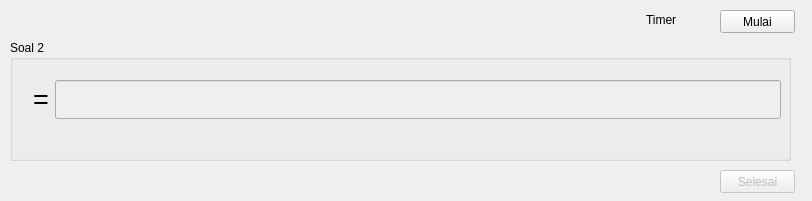
<?xml version="1.0" encoding="UTF-8"?>
<ui version="4.0">
 <class>Form</class>
 <widget class="QWidget" name="Form">
  <property name="geometry">
   <rect>
    <x>0</x>
    <y>0</y>
    <width>812</width>
    <height>201</height>
   </rect>
  </property>
  <property name="windowTitle">
   <string>Form</string>
  </property>
  <widget class="QGroupBox" name="groupBox">
   <property name="geometry">
    <rect>
     <x>10</x>
     <y>40</y>
     <width>781</width>
     <height>121</height>
    </rect>
   </property>
   <property name="title">
    <string>Soal 2</string>
   </property>
   <widget class="QWidget" name="gridLayoutWidget">
    <property name="geometry">
     <rect>
      <x>10</x>
      <y>20</y>
      <width>761</width>
      <height>80</height>
     </rect>
    </property>
    <layout class="QGridLayout" name="gridLayout">
     <item row="0" column="2">
      <widget class="QLineEdit" name="lineEdit_2">
       <property name="enabled">
        <bool>false</bool>
       </property>
       <property name="font">
        <font>
         <pointsize>20</pointsize>
        </font>
       </property>
       <property name="maxLength">
        <number>3</number>
       </property>
      </widget>
     </item>
     <item row="0" column="0">
      <widget class="QLabel" name="label_2">
       <property name="maximumSize">
        <size>
         <width>16777215</width>
         <height>16777215</height>
        </size>
       </property>
       <property name="text">
        <string/>
       </property>
       <property name="pixmap">
        <pixmap>../data/question/AA/2.PNG</pixmap>
       </property>
       <property name="alignment">
        <set>Qt::AlignCenter</set>
       </property>
      </widget>
     </item>
     <item row="0" column="1">
      <widget class="QLabel" name="label">
       <property name="font">
        <font>
         <pointsize>20</pointsize>
        </font>
       </property>
       <property name="text">
        <string>=</string>
       </property>
      </widget>
     </item>
    </layout>
   </widget>
  </widget>
  <widget class="QLabel" name="ttimer">
   <property name="geometry">
    <rect>
     <x>646</x>
     <y>10</y>
     <width>51</width>
     <height>20</height>
    </rect>
   </property>
   <property name="text">
    <string>Timer</string>
   </property>
  </widget>
  <widget class="QPushButton" name="nextEx">
   <property name="enabled">
    <bool>false</bool>
   </property>
   <property name="geometry">
    <rect>
     <x>720</x>
     <y>170</y>
     <width>75</width>
     <height>23</height>
    </rect>
   </property>
   <property name="text">
    <string>Selesai</string>
   </property>
  </widget>
  <widget class="QPushButton" name="startEx">
   <property name="geometry">
    <rect>
     <x>720</x>
     <y>10</y>
     <width>75</width>
     <height>23</height>
    </rect>
   </property>
   <property name="text">
    <string>Mulai</string>
   </property>
  </widget>
 </widget>
 <resources/>
 <connections/>
</ui>
